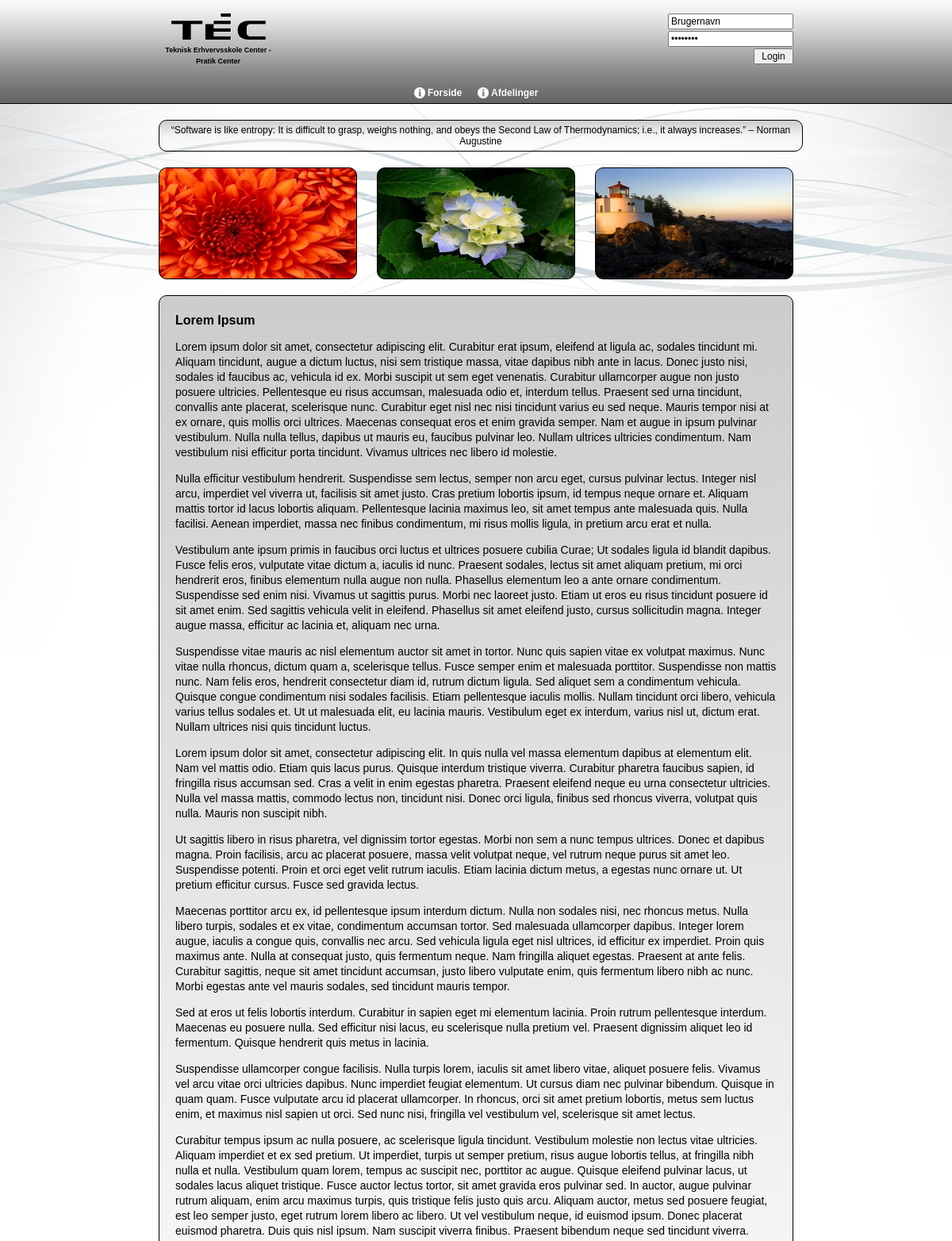
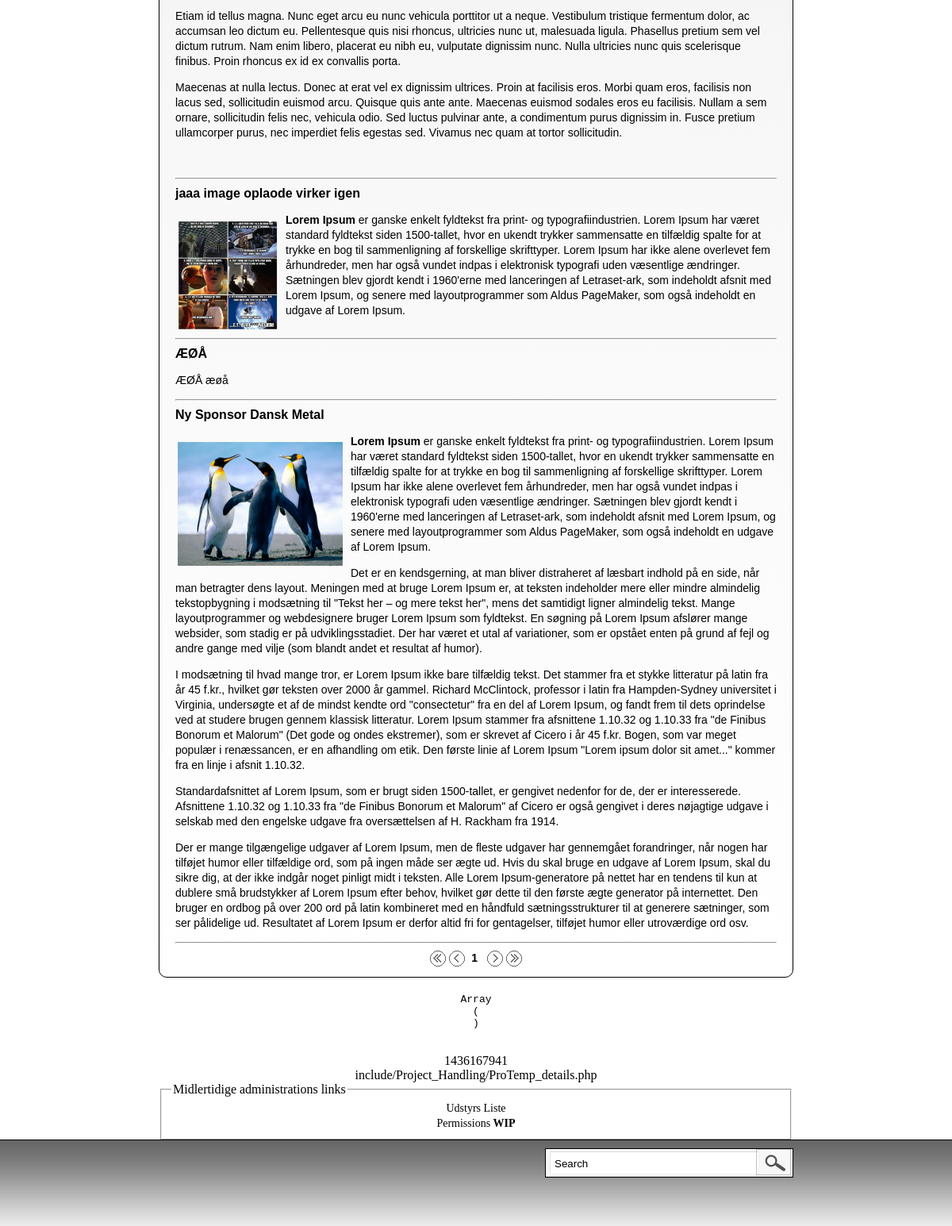
/Site/index.php, run on the app's committed database (2 pictures, top to bottom).
### tables this page shows
CREATE TABLE IF NOT EXISTS `main_menu_cat` (
  `id` int(11) NOT NULL,
  `menu_cat_name` varchar(255) NOT NULL,
  `sort_nr` int(11) NOT NULL,
  `icon` text
);

CREATE TABLE IF NOT EXISTS `quotes` (
  `id` int(11) NOT NULL,
  `quote` varchar(255) NOT NULL,
  `date` int(2) NOT NULL
);

CREATE TABLE IF NOT EXISTS `images` (
  `image_id` int(11) NOT NULL,
  `image_navn` varchar(255) NOT NULL,
  `image_small` text NOT NULL,
  `image_big` text NOT NULL,
  `image_date` int(11) NOT NULL,
  `fk_album_id` int(11) NOT NULL
);

CREATE TABLE IF NOT EXISTS `news` (
  `id` int(11) NOT NULL,
  `titel` varchar(255) NOT NULL,
  `txt` text NOT NULL,
  `date` int(11) NOT NULL
);

### Site/include/URL_controller/url_controller.php (called while the page is built, shortened)
<?php
if(isset($_GET['administration']))
{
	$admin = mysqli_real_escape_string($db_conn,strip_tags($_GET['administration']));
    $html_headder_title = $admin;
}
else {
    $admin = '';
}
if(isset($_GET['page']))
{
	$page = mysqli_real_escape_string($db_conn,strip_tags($_GET['page']));
    $html_headder_title = $page;
}
else if($admin == '')
{
	$page = 'Forside';
}
?>

### Site/include/Navigation/navbox.php (the view, shortened to what this page needs)
<nav>
    <ul>
        <li><a href="index.php"><img src="img/icons/003w.png" /> Forside</a></li>
        <?php
            $nav_sql="SELECT * FROM main_menu_cat" ;
            $nav_result= mysqli_query($db_conn, $nav_sql) or die (mysqli_error($db_conn));
            while ($nav_row= mysqli_fetch_assoc($nav_result))
            {
                $nav_cat_id=$nav_row['id'];
                if($nav_row['icon']==NULL)
                {
                    $nav_image='<img src="img/icons/003w.png" />';
                }
                else
                {
                    $nav_image="<img src='".$nav_row['icon']."' />";
                } ?>
                <li>
                    <?php echo $nav_image.' '; echo $nav_row['menu_cat_name']; ?>
                    <?php
                    $sub_nav_sql = "select * from main_menu_subcat Where fk_menu_cat_id = '$nav_cat_id'";
                    $sub_nav_resut = mysqli_query($db_conn, $sub_nav_sql) or die (mysql_error());
                    while($page_row = mysqli_fetch_assoc($sub_nav_resut))
                    {
                        $sub_cat_id=$page_row['id'];
                        if($page_row['icon']==NULL)
                        {
                            $nav_image='<img src="img/icons/003w.png" />';
                        }
                        else
                        {
                            $nav_image="<img src='".$page_row['icon']."' />";
                        } ?>
                                <?php
                                $sub_nav_sql = "select * from main_menu_subsubcat Where fk_menu_subcat_id = '$sub_cat_id'";
                                $sub_nav_resut = mysqli_query($db_conn, $sub_nav_sql) or die (mysql_error());
                                {?>
                        <?php   }
                    }?>
                </li>
<?php       }?>
    </ul>
</nav>

### Site/include/html_headder.php (shortened to what this page needs)
<?php
require_once('DBcon/dbconn.php');
	include_once('class/kgPager.php');
require_once('include/URL_controller/url_controller.php');
?>
<!DOCTYPE html>
<html>
    <head>
        <link href="css/nav-style.css" rel="stylesheet">
        <link href="style.css" rel="stylesheet">
        <link href="include/User_module/css/profile.css" rel="stylesheet">
    <link rel="stylesheet" href="//ajax.googleapis.com/ajax/libs/jqueryui/1.11.0/themes/smoothness/jquery-ui.css" />
    <link href="froala_editor/css/font-awesome.min.css" rel="stylesheet" type="text/css">
    <link href="froala_editor/css/froala_editor.min.css" rel="stylesheet" type="text/css">
    </head>

### Site/index.php
<?php include_once("include/html_headder.php") ?>
<div id="bodywrap" align="center">
    <?php include_once("include/header.php") ?>
    <?php include_once("include/content.php") ?>
    <?php include_once("include/footer.php") ?>
</div>
<?php include_once("include/html_end.php") ?>

### Site/include/header.php (shortened to what this page needs)
<div id="header">
  <div id="headerwrap">
    <div id="headertopspace"></div>
    <div id="headerteclogo"> <a href="index.php"><img src="img/tec_logo.png" alt="TEC-PC.dk - klik for at komme til forsiden" border="0"></a><strong>
      <h5>Teknisk Erhvervsskole Center - Pratik Center</h5>
      </strong></a> </div>
    <div style="height:70px; width:500px; float:left; margin-bottom:14px;">
    </div>
    <div id="headerlogin" align="left">
	<?php
	  if (!isset($_SESSION['user']))
		{
			include_once("include/User_module/login.php");
		}
	?>
    </div>
    <div id="navbox">
      <?php include_once("include/Navigation/navbox.php") ?>
    </div>
  </div>
</div>

### Site/include/User_module/login.php (shortened to what this page needs)
<?php
if (!isset($_SESSION['user']))
{
?>
<form method="post" action="">
<input name="username" type="email" id="username" value="Brugernavn" class="headerlogin_class" onfocus="if (this.value == 'Brugernavn') {this.value = '';}" onblur="if (this.value == '') {this.value = 'Brugernavn';}" title="Din email" />
<input name="password" type="password" id="password" value="Password" class="headerlogin_class"/ onfocus="if (this.value == 'Password') {this.value = '';this.type='password';}" onblur="if (this.value == '') {this.value = 'Password';this.type='password';}"/>
<input type="submit" name="Submit" value="Login" class="headerlogin_login" />
</form>
<?php
}
?>

### Site/include/content.php (shortened to what this page needs)
<div id="contend" align="center">
  <div id="longtextbox">
  	<?php include_once("include/random_quote.php"); ?>
  </div>
<?php
if(isset($page) == "Forside")
{
?>
  <div id="smalltextboxwrapper">
	<?php include_once("include/tre_random_pics.php"); ?>
  </div>
<?php
}
?>
  <div id="bigtextboxes" class="bigtextboxes">
  <?php
    if(!isset($page)){
    }
    else {
        switch($page) {
        case 'Forside':
            include_once("include/news.php");
            $temp_filename = 'include/Project_Handling/ProTemp_details.php';
            break;
        }
    }
    ?>
  </div>
  <?php
echo "<pre>";
print_r($_SESSION);
echo "</pre>";
echo "<br />".time().'<br>';
echo $temp_filename;
?>
    <fieldset>
    <legend>Midlertidige administrations links</legend>
    <a href="index.php?page=Udstyrs Liste">Udstyrs Liste</a><br>
    <a href="index.php?administration=Permissions">Permissions <b>WIP</b></a><br>
</fieldset>
</div>

### Site/include/random_quote.php (shortened to what this page needs)
<div style="max-width:790px;">
<?php
	$month_day = date('j');
	$sql = "SELECT * FROM quotes WHERE date != '0'";
		$result = mysqli_query($db_conn,$sql) or die (mysqli_error($db_conn));
		$row = mysqli_fetch_assoc($result);
		$rows = mysqli_num_rows($result);
		$quote_date = $row['date'];
	if ($rows == '0')
	{
		$sql = "SELECT * FROM quotes ORDER BY RAND() LIMIT 1";
			$result = mysqli_query($db_conn,$sql) or die (mysqli_error($db_conn));
			$row = mysqli_fetch_assoc($result);
			$quote_id = $row['id'];
		echo $row['quote'];
		$sql = "UPDATE quotes SET date = '$month_day' WHERE id = '$quote_id'";
			mysqli_query($db_conn,$sql) or die (mysqli_error($db_conn));
	}
	else
	if ($quote_date == $month_day)
	{
		echo $row['quote'];
	}
?>
</div>

### Site/include/tre_random_pics.php (shortened to what this page needs)
      <?php
      	$counter_2 = 0;
	$random_image_sql = "SELECT * FROM images ORDER BY RAND() LIMIT 3";
	$random_image_result = mysqli_query($db_conn,$random_image_sql) or die (mysqli_error($db_conn));
	while ($random_image_row = mysqli_fetch_assoc($random_image_result))
	{
		if($counter_2 == 0)
		{
			$box_id = 'smalltextboxleft';
		}
		else if($counter_2 == 1)
		{
			$box_id = 'smalltextboxmid';
		}
		else if($counter_2 == 2)
		{
			$box_id = 'smalltextboxright';
		}
		?>
          <div style=" background:url(<?php echo $random_image_row['image_small']; ?>)" id="<?php echo $box_id; ?>"></div>
          <?php
	$counter_2 ++;
	}
?>

### Site/class/kgPager.php (shortened to what this page needs)
<?PHP
class kgPager {
    var $total_records = NULL;
    var $scroll_page = NULL;
    var $per_page = NULL;
    var $total_pages = NULL;
    var $current_page = NULL;
    var $page_links = NULL;
    function total_pages ($pager_url, $total_records, $scroll_page, $per_page, $current_page) {
        $this -> url = $pager_url;
        $this -> total_records = $total_records;
        $this -> scroll_page = $scroll_page;
        $this -> per_page = $per_page;
        if (!is_numeric($current_page)) {
            $this -> current_page = 1;
        }else{
            $this -> current_page = $current_page;
        }
        if ($this -> current_page == 1) $this -> start = 0; else $this -> start = ($this -> current_page - 1) * $this -> per_page;
        $this -> total_pages = ceil($this -> total_records / $this -> per_page);
    }
    function page_links ($inactive_page_tag, $pager_url_last) {
        if ($this -> total_pages <= $this -> scroll_page) {
            if ($this -> total_records <= $this -> per_page) {
                $loop_start = 1;
                $loop_finish = $this -> total_pages;
            }else{
                $loop_start = 1;
                $loop_finish = $this -> total_pages;
            }
        }
        for ($i = $loop_start; $i <= $loop_finish; $i++) {
            if ($i == $this -> current_page) {
                $this -> page_links .= '&nbsp;<span '.$inactive_page_tag.'><b>'.$i.'</b></span>&nbsp;&nbsp;';
            }else{
                $this -> page_links .= '<span><a href="'.$this -> url.$i.$pager_url_last.'">'.$i.'</a></span>&nbsp;';
            }
        }
    }
    function pager_set ($pager_url, $total_records, $scroll_page, $per_page, $current_page, $inactive_page_tag, $previous_page_text, $next_page_text, $first_page_text, $last_page_text, $pager_url_last) {
        $this -> page_links($inactive_page_tag, $pager_url_last);
    }
}
?>

### Site/include/news.php
<?php
	$news_sql = "SELECT * FROM news";
	$news_result = mysqli_query($db_conn, $news_sql) or die (mysqli_error($db_conn));
	$total_records = mysqli_num_rows($news_result);
	$scroll_page = 10;
	$per_page = 5;
	if(isset($_GET['npage']))
	{
		$current_page = strip_tags($_GET['npage']);
	}
	else
	{
		$current_page = 1;
	}
	$pager_url = "index.php?page=$page&npage=";
	$inactive_page_tag = 'id="current_page"';
	$previous_page_text = '&nbsp;<img style="vertical-align:bottom;" src="img/a2-prev.png" />&nbsp;';
	$next_page_text = '<img src="img/a3-next.png" style="vertical-align:bottom;" />&nbsp; ';
	$first_page_text = '<img src="img/a1-first.png" style="vertical-align:bottom;" />';
	$last_page_text = '<img src="img/a4-last.png" style="vertical-align:bottom;" />';
	$pager_url_last = ' ';
	$kgPagerOBJ = new kgPager();
	$kgPagerOBJ -> pager_set($pager_url , $total_records , $scroll_page , $per_page , $current_page , $inactive_page_tag , $previous_page_text , $next_page_text , $first_page_text , $last_page_text , $pager_url_last);
	$albums_result = mysqli_query($db_conn,$news_sql." ORDER BY id DESC LIMIT ".$kgPagerOBJ -> start.", ".$kgPagerOBJ -> per_page."");
	while ($news_row = mysqli_fetch_assoc($albums_result))
	{
?>
    <div class="drop_shadow" id="news_text">
		<?php echo '<h2>'.$news_row['titel'].' </h2>'; ?>
		<?php echo '<p>'.$news_row['txt'].'</p>'; ?>
        <hr style="clear:both;"/>
    </div>
    <?php }
	echo '<center><div style="clear:both; height:15px; width:700px;">';
      if($current_page > 1)
	  {
		  echo '<p style="display:inline; ">'.$kgPagerOBJ -> first_page.'</p>' ;
		  echo '<p style="display:inline; ">'.$kgPagerOBJ -> previous_page.'</p>' ;
	  }
	  else
	  {
		  echo '<p style="display:inline;">&nbsp;<img style="vertical-align:bottom;" src="img/d1-first.png" />&nbsp;</p>';
		  echo '<p style="display:inline;"><img src="img/d2-prev.png" style="vertical-align:bottom;" />&nbsp;</p>';
	  }
	  echo '<p style="display:inline; line-height: 22px; ">'.$kgPagerOBJ -> page_links.'</p>' ;
	  if($current_page >= $kgPagerOBJ -> total_pages)
	  {
		  echo '<p style="display:inline;">&nbsp;<img src="img/d3-next.png" style="vertical-align:bottom;" />&nbsp;</p>';
		  echo '<p style="display:inline;"><img src="img/d4-last.png" style="vertical-align:bottom;" />&nbsp;</p>';
	  }
	  else
	  {
		  echo '<p style="display:inline;">'.$kgPagerOBJ -> next_page.'</p>' ;
		  echo '<p style="display:inline;">'.$kgPagerOBJ -> last_page.'</p>' ;
	  }
      echo '</div></center>';
	 ?>

### Site/include/footer.php
<div id="footer">
  <div style="width:800px; height:100px">
    <div style="width:487px; height:100px; float:left">
    </div>
    <div style="width:313px; height:90px; margin-top:10px; float:left">
      <div id="searchwrapper">
        <?php include_once("include/footer_search.php") ?>
      </div>
    </div>
  </div>
</div>

### Site/include/footer_search.php
<form action="">
    <input type="text" class="searchbox" name="s" value="Search" onfocus="if (this.value == 'Search') {this.value = '';}" onblur="if (this.value == '') {this.value = 'Search';}">
    <input type="image" scr="" class="searchbox_submit" value="">
</form>

### Site/include/html_end.php
</html>

### Site/css/nav-style.css (style rules this page uses)
nav { font-family: Verdana, Geneva, sans-serif; font-size: 12px; line-height: normal; margin: 0px; padding: 0px; white-space: nowrap; text-align: center; font-weight: bold; text-shadow: 1px 1px #666; clear: both; float: left; width: 800px; margin-top: 4px; }
nav ul { margin: 0px; padding: 0px; border: 0px; list-style: none; position: relative; display: inline-table; }
nav ul li { color: #fff; text-align: left; }
nav ul img { width: 14px; height: 14px; vertical-align: text-bottom; }
nav ul:after { content: ""; clear: both; display: block; }
nav ul li { float: left; }
nav ul li { padding: 5px 10px; }
nav ul li a { display: block; color: #fff; text-decoration: none; text-align: left; }
nav ul a { font-size: 12px; line-height: normal; text-align: center; }

### data on the page
main_menu_cat: menu_cat_name "Afdelinger"
quotes: quote "“Software is like entropy: It is difficult to grasp, weighs nothing, and obeys the Second Law of Thermodynamics; i.e., it always increases.” – Norman Augustine"
images: image_small (picture)
images: image_small (picture)
images: image_small (picture)
news: titel "Lorem Ipsum", txt "Lorem ipsum dolor sit amet, consectetur adipiscing elit. Curabitur erat ipsum, eleifend at ligula ac, sodales tincidunt mi. Aliquam tincidunt, augue a dictum luctus, nisi sem tristique massa, vitae dapibus nibh ante in lacus. Donec justo nisi, sodales id faucibus ac, vehicula id ex. Morbi suscipit ut sem eget venenatis. Curabitur ullamcorper augue non justo posuere ultricies. Pellentesque eu risus accumsan, malesuada odio et, interdum tellus. Praesent sed urna tincidunt, convallis ante placerat, scelerisque nunc. Curabitur eget nisl nec nisi tincidunt varius eu sed neque. Mauris tempor nisi at ex ornare, quis mollis orci ultrices. Maecenas consequat eros et enim gravida semper. Nam et augue…"
news: titel "jaaa image oplaode virker igen", txt (picture), txt "Lorem Ipsum er ganske enkelt fyldtekst fra print- og typografiindustrien. Lorem Ipsum har været standard fyldtekst siden 1500-tallet, hvor en ukendt trykker sammensatte en tilfældig spalte for at trykke en bog til sammenligning af forskellige skrifttyper. Lorem Ipsum har ikke alene overlevet fem århundreder, men har også vundet indpas i elektronisk typografi uden væsentlige ændringer. Sætningen blev gjordt kendt i 1960'erne med lanceringen af Letraset-ark, som indeholdt afsnit med Lorem Ipsum, og senere med layoutprogrammer som Aldus PageMaker, som også indeholdt en udgave af Lorem Ipsum."
news: titel "ÆØÅ", txt "ÆØÅ æøå"
news: titel "Ny Sponsor Dansk Metal", txt (picture), txt "Lorem Ipsum er ganske enkelt fyldtekst fra print- og typografiindustrien. Lorem Ipsum har været standard fyldtekst siden 1500-tallet, hvor en ukendt trykker sammensatte en tilfældig spalte for at trykke en bog til sammenligning af forskellige skrifttyper. Lorem Ipsum har ikke alene overlevet fem århundreder, men har også vundet indpas i elektronisk typografi uden væsentlige ændringer. Sætningen blev gjordt kendt i 1960'erne med lanceringen af Letraset-ark, som indeholdt afsnit med Lorem Ipsum, og senere med layoutprogrammer som Aldus PageMaker, som også indeholdt en udgave af Lorem Ipsum. Det er en kendsgerning, at man bliver distraheret af læsbart indhold på en side, når man betragter dens…"

### other printed values
$temp_filename "include/Project_Handling/ProTemp_details.php"
